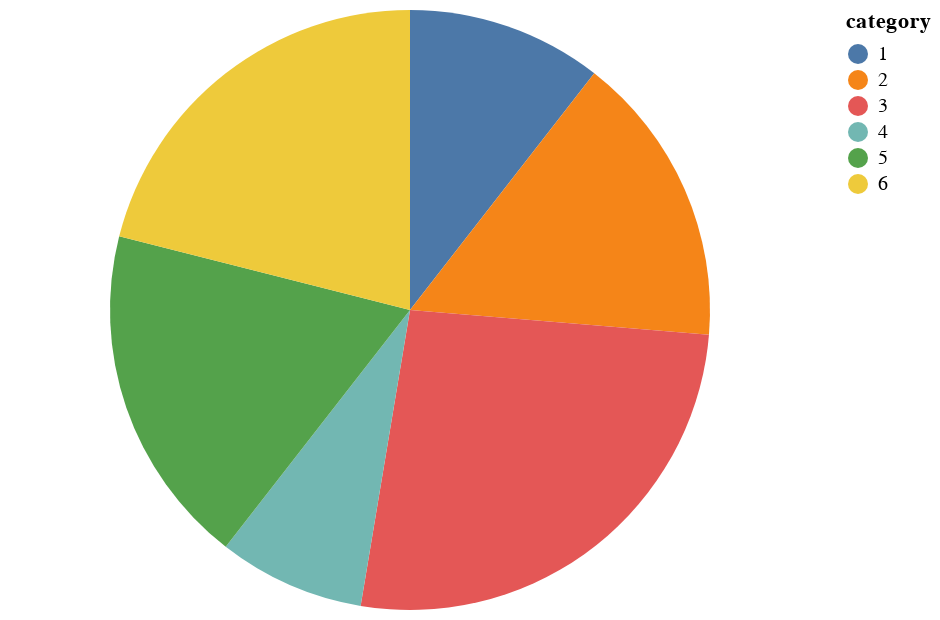

The cell this chart's notebook holds for it:
### Markdown cell above
**Arcos**

### Code cell
source = pd.DataFrame({"category": [1, 2, 3, 4, 5, 6], "value": [4, 6, 10, 3, 7, 8]})

alt.Chart(source).mark_arc().encode(
    theta=alt.Theta(field="value", type="quantitative"),
    color=alt.Color(field="category", type="nominal"),
)

### Figure 1 — Vega-Lite specification as saved in the notebook (floating-point values rounded to 4 significant figures)
{"config": {"view": {"continuousWidth": 400, "continuousHeight": 300}}, "data": {"name": "data-c9896de6322bcd9cf0fe9396e0b72d16"}, "mark": "arc", "encoding": {"color": {"field": "category", "type": "nominal"}, "theta": {"field": "value", "type": "quantitative"}}, "$schema": "https://vega.github.io/schema/vega-lite/v4.17.0.json", "datasets": {"data-c9896de6322bcd9cf0fe9396e0b72d16": [{"category": 1, "value": 4}, {"category": 2, "value": 6}, {"category": 3, "value": 10}, {"category": 4, "value": 3}, {"category": 5, "value": 7}, {"category": 6, "value": 8}]}}
